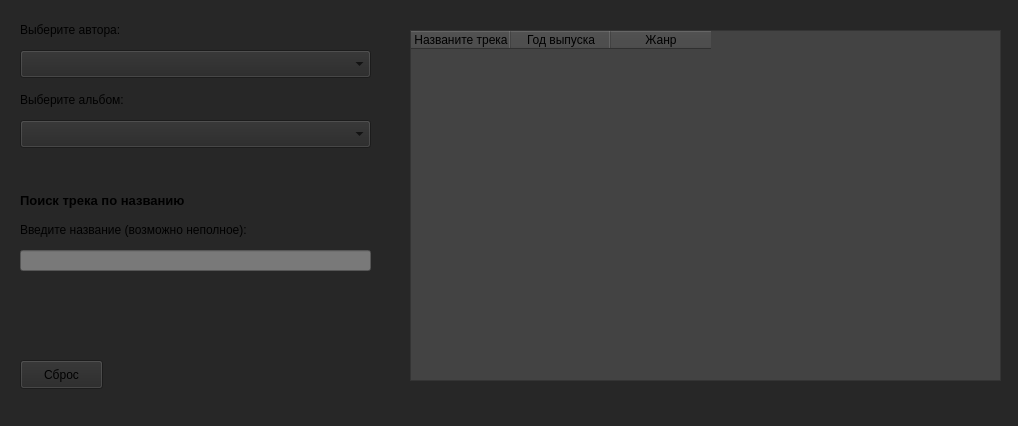
<?xml version="1.0" encoding="UTF-8"?>
<ui version="4.0">
 <class>MainWindow</class>
 <widget class="QMainWindow" name="MainWindow">
  <property name="geometry">
   <rect>
    <x>0</x>
    <y>0</y>
    <width>1018</width>
    <height>426</height>
   </rect>
  </property>
  <property name="font">
   <font>
    <pointsize>3</pointsize>
   </font>
  </property>
  <property name="windowTitle">
   <string>Музыкальный каталог</string>
  </property>
  <property name="styleSheet">
   <string notr="true">background-color: rgb(39, 39, 39);</string>
  </property>
  <widget class="QWidget" name="centralwidget">
   <widget class="QComboBox" name="Author">
    <property name="geometry">
     <rect>
      <x>20</x>
      <y>50</y>
      <width>351</width>
      <height>28</height>
     </rect>
    </property>
   </widget>
   <widget class="QLabel" name="label">
    <property name="geometry">
     <rect>
      <x>20</x>
      <y>20</y>
      <width>151</width>
      <height>20</height>
     </rect>
    </property>
    <property name="text">
     <string>Выберите автора:</string>
    </property>
   </widget>
   <widget class="QLabel" name="label_2">
    <property name="geometry">
     <rect>
      <x>20</x>
      <y>90</y>
      <width>151</width>
      <height>20</height>
     </rect>
    </property>
    <property name="text">
     <string>Выберите альбом:</string>
    </property>
   </widget>
   <widget class="QComboBox" name="Album">
    <property name="geometry">
     <rect>
      <x>20</x>
      <y>120</y>
      <width>351</width>
      <height>28</height>
     </rect>
    </property>
   </widget>
   <widget class="QTableWidget" name="tableWidget">
    <property name="geometry">
     <rect>
      <x>410</x>
      <y>30</y>
      <width>591</width>
      <height>351</height>
     </rect>
    </property>
    <property name="styleSheet">
     <string notr="true">background-color: rgb(67, 67, 67);</string>
    </property>
    <column>
     <property name="text">
      <string>Названите трека</string>
     </property>
    </column>
    <column>
     <property name="text">
      <string>Год выпуска</string>
     </property>
    </column>
    <column>
     <property name="text">
      <string>Жанр</string>
     </property>
    </column>
   </widget>
   <widget class="QLabel" name="label_3">
    <property name="geometry">
     <rect>
      <x>20</x>
      <y>190</y>
      <width>231</width>
      <height>20</height>
     </rect>
    </property>
    <property name="font">
     <font>
      <pointsize>10</pointsize>
      <bold>true</bold>
     </font>
    </property>
    <property name="text">
     <string>Поиск трека по названию</string>
    </property>
   </widget>
   <widget class="QLabel" name="label_4">
    <property name="geometry">
     <rect>
      <x>20</x>
      <y>220</y>
      <width>301</width>
      <height>20</height>
     </rect>
    </property>
    <property name="text">
     <string>Введите название (возможно неполное):</string>
    </property>
   </widget>
   <widget class="QLineEdit" name="lineEdit">
    <property name="geometry">
     <rect>
      <x>20</x>
      <y>250</y>
      <width>351</width>
      <height>21</height>
     </rect>
    </property>
    <property name="styleSheet">
     <string notr="true">background-color: rgb(121, 121, 121);</string>
    </property>
   </widget>
   <widget class="QPushButton" name="pushButton">
    <property name="geometry">
     <rect>
      <x>20</x>
      <y>360</y>
      <width>83</width>
      <height>29</height>
     </rect>
    </property>
    <property name="text">
     <string>Сброс</string>
    </property>
   </widget>
  </widget>
  <widget class="QStatusBar" name="statusbar"/>
 </widget>
 <resources/>
 <connections/>
</ui>
